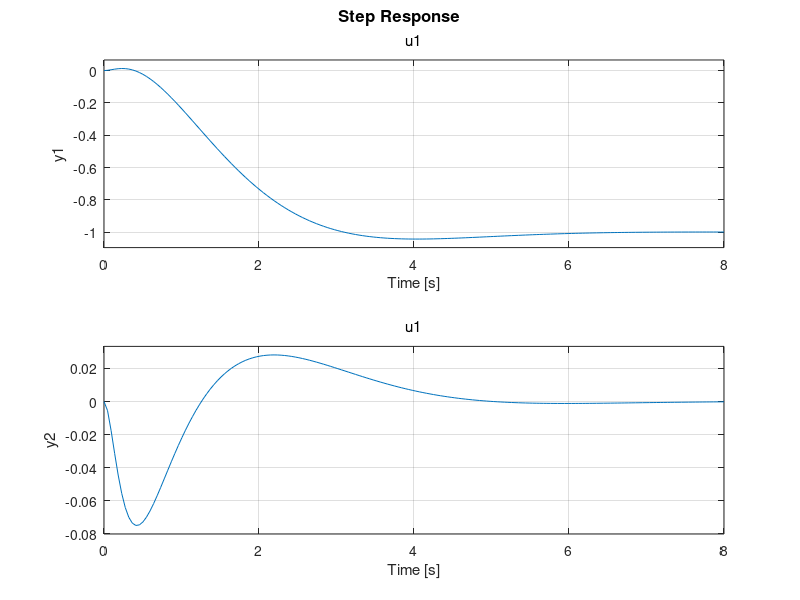

MATLAB code for this plot:
A=[0 1 0 0;0 0 -4 0;0 0 0 1;0 0 46.6667 0];
B=[0;2;0;-6.6667];
C=[ 1 0 0 0;0 0 1 0];
Q=[1 0 0 0;0 0 0 0;0 0 1 0;0 0 0 0];
R=1;

K=lqr(A,B,Q,R)
Ar=A-(B*K)
Ge=ss(Ar,B,C,0);
step(Ge)